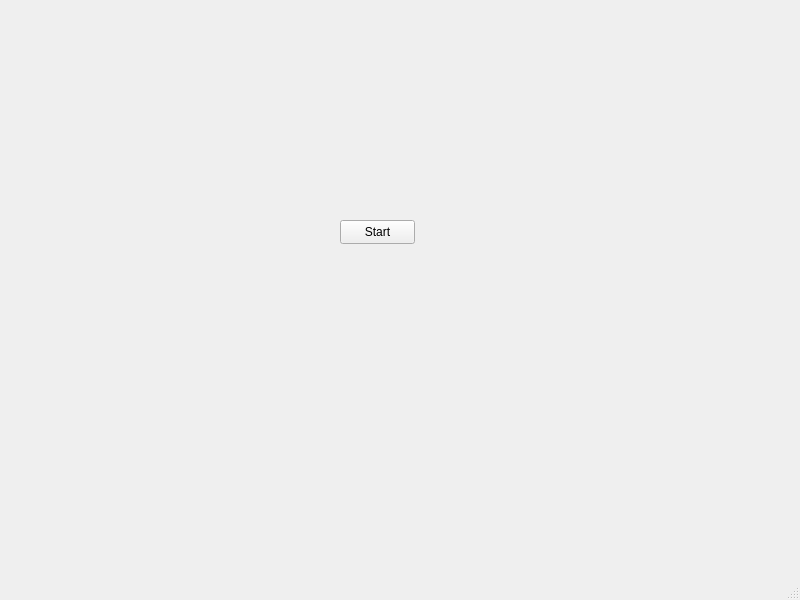
<?xml version="1.0" encoding="UTF-8"?>
<ui version="4.0">
 <class>MainWindow</class>
 <widget class="QMainWindow" name="MainWindow">
  <property name="geometry">
   <rect>
    <x>0</x>
    <y>0</y>
    <width>800</width>
    <height>600</height>
   </rect>
  </property>
  <property name="windowTitle">
   <string>MainWindow</string>
  </property>
  <widget class="QWidget" name="centralwidget">
   <widget class="QPushButton" name="start">
    <property name="geometry">
     <rect>
      <x>340</x>
      <y>220</y>
      <width>75</width>
      <height>24</height>
     </rect>
    </property>
    <property name="text">
     <string>Start</string>
    </property>
   </widget>
  </widget>
  <widget class="QMenuBar" name="menubar">
   <property name="geometry">
    <rect>
     <x>0</x>
     <y>0</y>
     <width>800</width>
     <height>22</height>
    </rect>
   </property>
  </widget>
  <widget class="QStatusBar" name="statusbar"/>
 </widget>
 <resources/>
 <connections/>
</ui>
